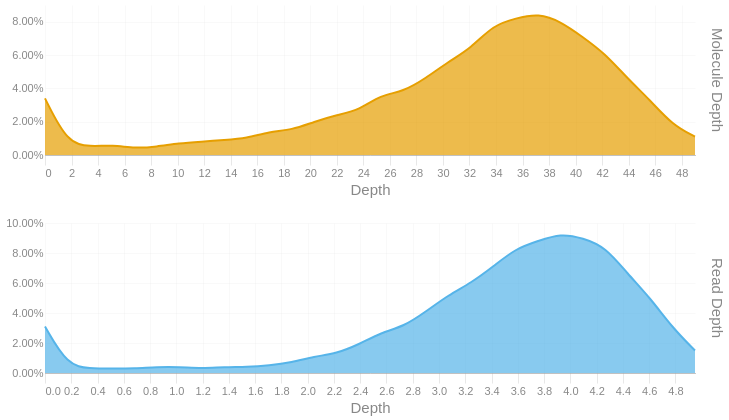

Notebook code for this chart:
### Code cell
readdep = depth_hist(tb['Read Depth'], q99, 3)
readdep = readdep.with_columns(pl.lit('Read Depth').alias('Metric'))
if not SKIPLR:
    moldep = depth_hist(tb['Molecule Depth'], mol_q99, 1)
    moldep = moldep.with_columns(pl.lit('Molecule Depth').alias('Metric'))
    _hist = pl.concat([readdep, moldep])
    _hist = _hist.filter(pl.col('Proportion') != 0)
    with SafeRender(_hist):
        (
            alt.Chart(_hist)        
            .mark_area(interpolate = "basis")
            .encode(
                x=alt.X('Bin:Q').scale(domainMin=0).axis(alt.Axis(title='Depth')),
                y = alt.Y('Proportion:Q', title = None).axis(format = '.2%'),
                color = alt.Color('Metric:N').legend(None),
                row = alt.Row("Metric:N").header(title = None, labelOrient = 'right'),
                tooltip = [
                    alt.Tooltip("Metric:N", title = "Metric"),
                    alt.Tooltip('Interval:N', title = "Depth Interval"),
                    alt.Tooltip('Proportion:Q', title = "% Alignments").format('.2%')
                ]
            )
            .resolve_scale(x='independent', y='independent')
            .properties(
                height = 150, width = 650,
                usermeta={'embedOptions': {'downloadFileName': f'{samplename}.depth.hist'}}
            )
        ).display()
else:
    readdep = readdep.filter(pl.col('Proportion') != 0)
    with SafeRender(readdep):
        (
            alt.Chart(readdep)        
            .mark_area(interpolate = "basis")
            .encode(
                x=alt.X('Bin:Q').scale(domainMin=0).axis(alt.Axis(title='Depth')),
                y = alt.Y('Proportion:Q', title = None).axis(format = '.2%'),
                tooltip = [
                    alt.Tooltip('Interval:N', title = "Depth Interval"),
                    alt.Tooltip('Proportion:Q', title = "% Alignments").format('.2%')
                ]
            )
            .properties(
                usermeta={'embedOptions': {'downloadFileName': f'{samplename}.depth.hist'}}
            )
        ).display()

### Figure 1 — Vega-Lite specification as saved in the notebook (floating-point values rounded to 4 significant figures)
{"width": 650, "height": 150, "config": {"title": {"anchor": "start", "dy": -15, "fontSize": 18, "color": "#888888", "subtitleColor": "#888888", "subtitleFontSize": 14}, "arc": {"fill": "#0072B2"}, "axis": {"domainColor": "#888888", "domainWidth": 0.5, "gridWidth": 0.2, "grid": false, "titleFontWeight": 400, "titleFontSize": 15, "labelFontSize": 11, "labelColor": "#888888", "tickColor": "#888888", "tickWidth": 0.2, "titleColor": "#888888"}, "axisBand": {"grid": false}, "axisX": {"grid": true, "tickSize": 10, "domainCap": "round"}, "axisY": {"domain": false, "grid": true, "tickSize": 0, "domainCap": "round"}, "background": "transparent", "header": {"labelFontSize": 15, "labelColor": "#888888", "titleFontSize": 15, "titleFontWeight": 600, "titleColor": "#888888"}, "legend": {"labelFont": "sans-serif", "labelFontSize": 12, "labelColor": "#888888", "symbolSize": 100, "symbolType": "circle", "titleFontSize": 12, "titlePadding": 10, "titleColor": "#888888", "title": null}, "range": {"category": ["#E69F00", "#56B4E9", "#009E73", "#F0E442", "#0072B2", "#D55E00", "#CC79A7", "#000000"], "diverging": ["#cfe8f3", "#a2d4ec", "#73bfe2", "#46abdb", "#1696d2", "#12719e"]}, "area": {"fill": "#0072B2", "fillOpacity": 0.7, "line": true, "strokeOpacity": 0.7}, "line": {"color": "#0072B2", "stroke": "#0072B2", "strokeWidth": 2}, "trail": {"color": "#0072B2", "stroke": "#0072B2", "strokeWidth": 0, "size": 1}, "point": {"filled": true, "fillOpacity": 1.0, "size": 95}, "text": {"color": "#888888", "fontSize": 11, "align": "right", "fontWeight": 400, "size": 11}, "bar": {"fill": "#0072B2", "stroke": null}, "view": {"stroke": null, "continuousWidth": 660, "continuousHeight": 400}}, "data": {"name": "data-2038188590db1125a94426cf2d2c1127"}, "mark": {"type": "area", "interpolate": "basis"}, "encoding": {"color": {"field": "Metric", "legend": null, "type": "nominal"}, "row": {"field": "Metric", "header": {"title": null, "labelOrient": "right"}, "type": "nominal"}, "tooltip": [{"field": "Metric", "title": "Metric", "type": "nominal"}, {"field": "Interval", "title": "Depth Interval", "type": "nominal"}, {"field": "Proportion", "format": ".2%", "title": "% Alignments", "type": "quantitative"}], "x": {"axis": {"title": "Depth"}, "field": "Bin", "scale": {"domainMin": 0}, "type": "quantitative"}, "y": {"axis": {"format": ".2%"}, "field": "Proportion", "title": null, "type": "quantitative"}}, "resolve": {"scale": {"x": "independent", "y": "independent"}}, "usermeta": {"embedOptions": {"downloadFileName": "S6_Musquodoboit_1545.depth.hist"}}, "$schema": "https://vega.github.io/schema/vega-lite/v6.1.0.json", "datasets": {"data-2038188590db1125a94426cf2d2c1127": [{"Bin": 0.0, "Interval": "0.0-0.171", "Proportion": 0.031, "Metric": "Read Depth"}, {"Bin": 0.171, "Interval": "0.171-0.341", "Proportion": 0.005, "Metric": "Read Depth"}, {"Bin": 0.341, "Interval": "0.341-0.512", "Proportion": 0.003, "Metric": "Read Depth"}, {"Bin": 0.512, "Interval": "0.512-0.683", "Proportion": 0.003, "Metric": "Read Depth"}, {"Bin": 0.683, "Interval": "0.683-0.853", "Proportion": 0.003, "Metric": "Read Depth"}, {"Bin": 0.853, "Interval": "0.853-1.024", "Proportion": 0.004, "Metric": "Read Depth"}, {"Bin": 1.024, "Interval": "1.024-1.195", "Proportion": 0.004, "Metric": "Read Depth"}, {"Bin": 1.195, "Interval": "1.195-1.365", "Proportion": 0.003, "Metric": "Read Depth"}, {"Bin": 1.365, "Interval": "1.365-1.536", "Proportion": 0.004, "Metric": "Read Depth"}, {"Bin": 1.536, "Interval": "1.536-1.707", "Proportion": 0.004, "Metric": "Read Depth"}, {"Bin": 1.707, "Interval": "1.707-1.877", "Proportion": 0.005, "Metric": "Read Depth"}, {"Bin": 1.877, "Interval": "1.877-2.048", "Proportion": 0.007, "Metric": "Read Depth"}, {"Bin": 2.048, "Interval": "2.048-2.219", "Proportion": 0.011, "Metric": "Read Depth"}, {"Bin": 2.219, "Interval": "2.219-2.389", "Proportion": 0.013, "Metric": "Read Depth"}, {"Bin": 2.389, "Interval": "2.389-2.56", "Proportion": 0.019, "Metric": "Read Depth"}, {"Bin": 2.56, "Interval": "2.56-2.731", "Proportion": 0.027, "Metric": "Read Depth"}, {"Bin": 2.731, "Interval": "2.731-2.901", "Proportion": 0.031, "Metric": "Read Depth"}, {"Bin": 2.901, "Interval": "2.901-3.072", "Proportion": 0.041, "Metric": "Read Depth"}, {"Bin": 3.072, "Interval": "3.072-3.243", "Proportion": 0.052, "Metric": "Read Depth"}, {"Bin": 3.243, "Interval": "3.243-3.413", "Proportion": 0.06, "Metric": "Read Depth"}, {"Bin": 3.413, "Interval": "3.413-3.584", "Proportion": 0.071, "Metric": "Read Depth"}, {"Bin": 3.584, "Interval": "3.584-3.755", "Proportion": 0.083, "Metric": "Read Depth"}, {"Bin": 3.755, "Interval": "3.755-3.925", "Proportion": 0.088, "Metric": "Read Depth"}, {"Bin": 3.925, "Interval": "3.925-4.096", "Proportion": 0.093, "Metric": "Read Depth"}, {"Bin": 4.096, "Interval": "4.096-4.267", "Proportion": 0.09, "Metric": "Read Depth"}, {"Bin": 4.267, "Interval": "4.267-4.437", "Proportion": 0.084, "Metric": "Read Depth"}, {"Bin": 4.437, "Interval": "4.437-4.608", "Proportion": 0.066, "Metric": "Read Depth"}, {"Bin": 4.608, "Interval": "4.608-4.779", "Proportion": 0.05, "Metric": "Read Depth"}, {"Bin": 4.779, "Interval": "4.779-4.949", "Proportion": 0.03, "Metric": "Read Depth"}, {"Bin": 4.949, "Interval": "4.949-5.12", "Proportion": 0.015, "Metric": "Read Depth"}, {"Bin": 0.0, "Interval": "0.0-1.7", "Proportion": 0.034, "Metric": "Molecule Depth"}, {"Bin": 1.7, "Interval": "1.7-3.4", "Proportion": 0.007, "Metric": "Molecule Depth"}, {"Bin": 3.4, "Interval": "3.4-5.1", "Proportion": 0.005, "Metric": "Molecule Depth"}, {"Bin": 5.1, "Interval": "5.1-6.8", "Proportion": 0.006, "Metric": "Molecule Depth"}, {"Bin": 6.8, "Interval": "6.8-8.4", "Proportion": 0.004, "Metric": "Molecule Depth"}, {"Bin": 8.4, "Interval": "8.4-10.1", "Proportion": 0.005, "Metric": "Molecule Depth"}, {"Bin": 10.1, "Interval": "10.1-11.8", "Proportion": 0.007, "Metric": "Molecule Depth"}, {"Bin": 11.8, "Interval": "11.8-13.5", "Proportion": 0.008, "Metric": "Molecule Depth"}, {"Bin": 13.5, "Interval": "13.5-15.2", "Proportion": 0.009, "Metric": "Molecule Depth"}, {"Bin": 15.2, "Interval": "15.2-16.9", "Proportion": 0.01, "Metric": "Molecule Depth"}, {"Bin": 16.9, "Interval": "16.9-18.6", "Proportion": 0.014, "Metric": "Molecule Depth"}, {"Bin": 18.6, "Interval": "18.6-20.3", "Proportion": 0.015, "Metric": "Molecule Depth"}, {"Bin": 20.3, "Interval": "20.3-22.0", "Proportion": 0.02, "Metric": "Molecule Depth"}, {"Bin": 22.0, "Interval": "22.0-23.7", "Proportion": 0.024, "Metric": "Molecule Depth"}, {"Bin": 23.7, "Interval": "23.7-25.3", "Proportion": 0.027, "Metric": "Molecule Depth"}, {"Bin": 25.3, "Interval": "25.3-27.0", "Proportion": 0.036, "Metric": "Molecule Depth"}, {"Bin": 27.0, "Interval": "27.0-28.7", "Proportion": 0.038, "Metric": "Molecule Depth"}, {"Bin": 28.7, "Interval": "28.7-30.4", "Proportion": 0.046, "Metric": "Molecule Depth"}, {"Bin": 30.4, "Interval": "30.4-32.1", "Proportion": 0.056, "Metric": "Molecule Depth"}, {"Bin": 32.1, "Interval": "32.1-33.8", "Proportion": 0.064, "Metric": "Molecule Depth"}, {"Bin": 33.8, "Interval": "33.8-35.5", "Proportion": 0.078, "Metric": "Molecule Depth"}, {"Bin": 35.5, "Interval": "35.5-37.2", "Proportion": 0.082, "Metric": "Molecule Depth"}, {"Bin": 37.2, "Interval": "37.2-38.9", "Proportion": 0.085, "Metric": "Molecule Depth"}, {"Bin": 38.9, "Interval": "38.9-40.5", "Proportion": 0.08, "Metric": "Molecule Depth"}, {"Bin": 40.5, "Interval": "40.5-42.2", "Proportion": 0.071, "Metric": "Molecule Depth"}, {"Bin": 42.2, "Interval": "42.2-43.9", "Proportion": 0.061, "Metric": "Molecule Depth"}, {"Bin": 43.9, "Interval": "43.9-45.6", "Proportion": 0.046, "Metric": "Molecule Depth"}, {"Bin": 45.6, "Interval": "45.6-47.3", "Proportion": 0.033, "Metric": "Molecule Depth"}, {"Bin": 47.3, "Interval": "47.3-49.0", "Proportion": 0.018, "Metric": "Molecule Depth"}, {"Bin": 49.0, "Interval": "49.0-50.68", "Proportion": 0.011, "Metric": "Molecule Depth"}]}}
